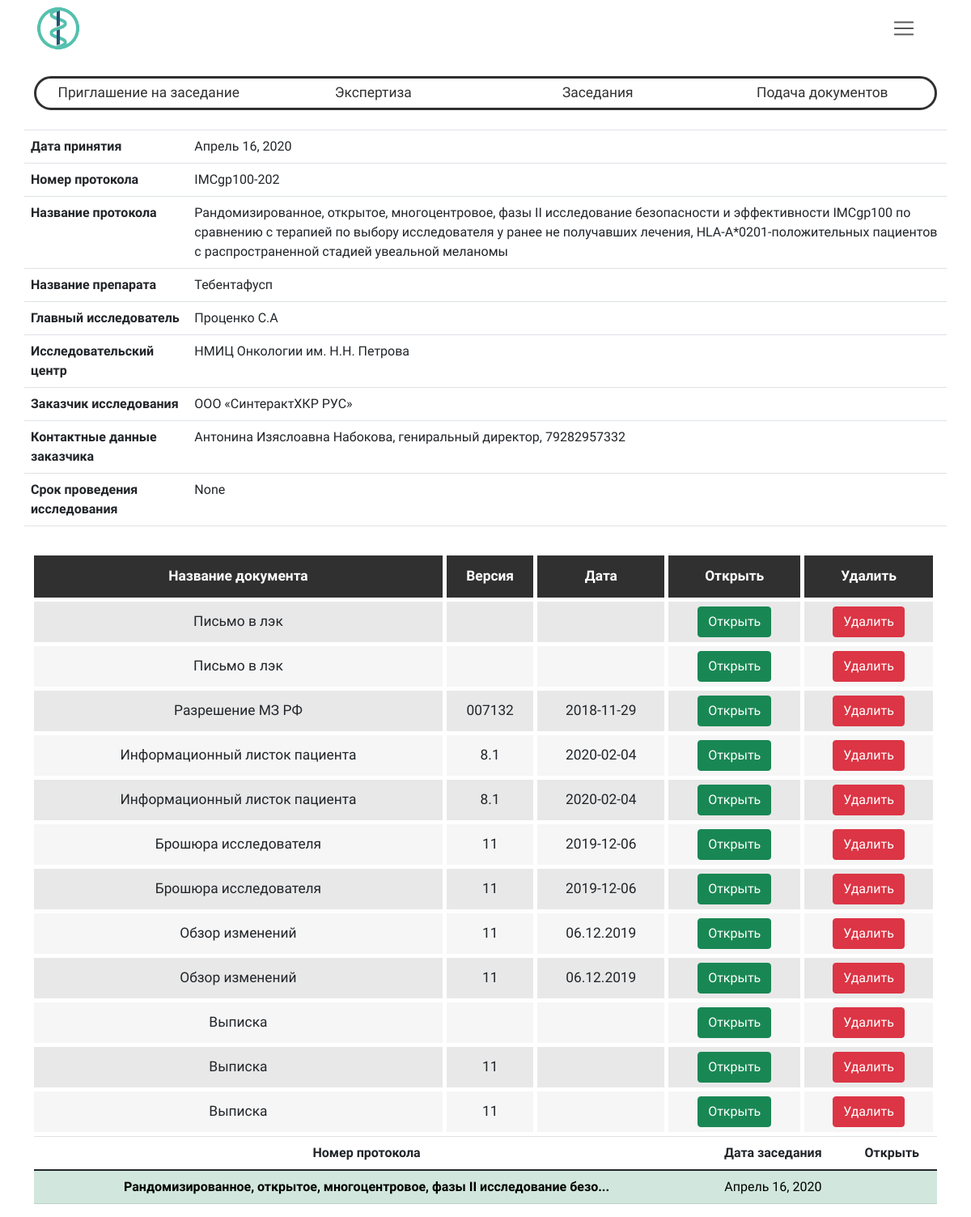
The app's page /research/WatchResearch/396/, older data.
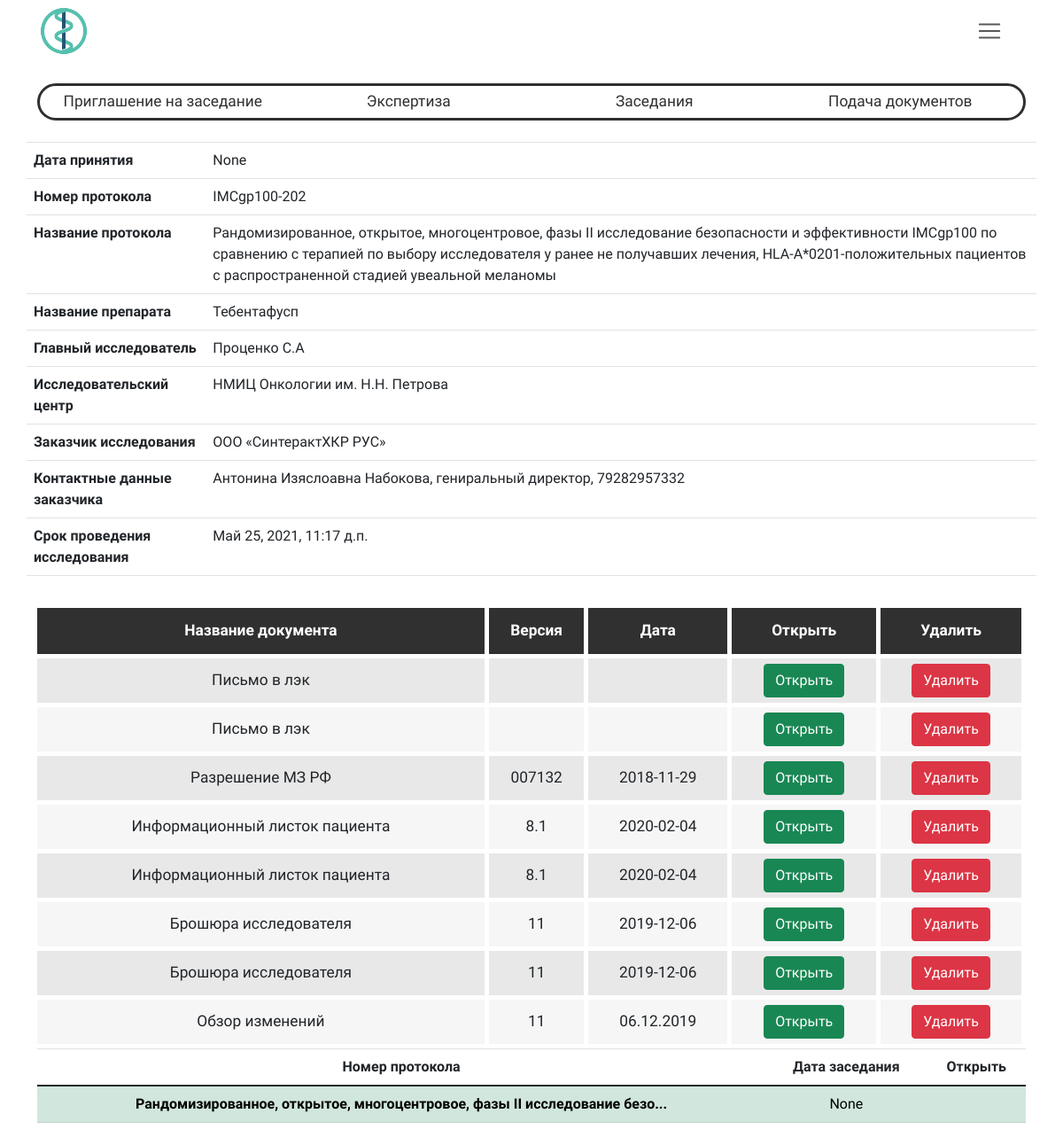
The same page, newer data.
### researchManager/models.py (models this page shows, shortened)
class Research(models.Model):
    type = models.CharField("Тип исследования", max_length=50, null=True, blank=True)
    type_request = models.CharField("Тип заявки", max_length=50, null=True, blank=True)
    owner = models.ForeignKey(settings.AUTH_USER_MODEL, on_delete=models.CASCADE, null=True, blank=True)
    identityCode = models.CharField("Код исследования", max_length=50, null=True, blank=True)
    date_accepted = models.DateField("Дата одобрения", blank=True, null=True, default="2021-05-05")
    date_created = models.DateTimeField("Дата загрузки в систему", auto_now_add=True, null=True, blank=True)
    protocol_number = models.CharField("Номер протокола", max_length=50, null=True, blank=True)
    protocol_name = models.CharField("Название протокола", max_length=500, null=True, blank=True)
    work_name = models.CharField("Название работы", max_length=500, null=True, blank=True)
    division = models.CharField("Подразделение", max_length=500, null=True, blank=True)
    executor = models.CharField("Исполнитель", max_length=500, null=True, blank=True)
    specialization = models.CharField("Специализация", max_length=500, null=True, blank=True)
    managers = models.CharField("Менеджеры", max_length=500, null=True, blank=True)
    name_research = models.CharField("Название исследования", max_length=500, null=True, blank=True)
    drug_name = models.CharField("Название препарата", max_length=500, null=True, blank=True)
    main_researcher = models.CharField("Главный исследователь", max_length=500, null=True, blank=True)
    research_center = models.CharField("Исследовательский центр", max_length=500, null=True, blank=True)
    customer = models.CharField("Заказчик", max_length=500, null=True, blank=True)
    customer_contacts = models.CharField("Контактные данные заказчика", max_length=500, null=True, blank=True)
    duration = models.CharField("Дата окончания исследования", null=True, blank=True,  max_length=150)
    version = models.IntegerField("Версия", null=True, blank=True)
    addedOnMeeting = models.BooleanField("Добавленно на заседании", default=False)
    class Meta:
        verbose_name = "Исследование"
        verbose_name_plural = "Исследования"
    def __str__(self):
        MAX_LENGTH = 70
        if self.type == "clinicalResearch":
            name = self.protocol_name
        if self.type == "preclinicalResearch":
            name = self.work_name
        if self.type == "initiativeResearch":
            name = self.name_research
        if self.type == "dissertationWorksList":
            name = self.work_name
        if len(name) > MAX_LENGTH:
            return name[:MAX_LENGTH] + '...'
        else:
            return name

class Files(models.Model):
    name = models.CharField("Название документа", max_length=150)
    version = models.CharField("Версия документа", max_length=50, null=True, blank=True)
    date = models.CharField("Дата документа", max_length=50, null=True, blank=True)
    file = models.FileField("Путь к файлу")
    research = models.ForeignKey(Research, on_delete=models.CASCADE, related_name='research_id')

### researchManager/views.py (the view)
# urls.py: path("WatchResearch/<int:researchId>/", views.WatchResearch.getResearch, name="watchResearch"),
    def getResearch(request, researchId):
        if request.POST:
            Files.objects.get(id=request.POST.get("idFile")).delete()
        research, filesList, history = getResearchHistory(researchId)
        return render(request, "research/research.html", {
            'research': research,
            'filesList': filesList,
            'history': history,
        })

### researchManager/functions/loadResearch.py (called while the page is built)
def getResearchHistory(researchId):
    research = Research.objects.get(id=researchId)
    filesList = Files.objects.filter(research=research)
    history = []
    relatedResearchs = Research.objects.filter(identityCode=research.identityCode).order_by('-date_accepted')
    for historyResearch in relatedResearchs:
        historyFiles = Files.objects.filter(research=research)
        history.append({"historyResearch": historyResearch, "historyFiles": historyFiles})
    return research, filesList, history

### researchManager/templates/research/research.html (shortened to what this page needs)
{% extends "base.html" %}
{% block content %}
{% if research.type == "clinicalResearch" %}
  {% include "research/watchResearch/clinicalResearch.html" %}
{% endif %}
{% if filesList %}
  <div class="col-12 text-center">
    <table style="font-size:13pt; width:100%" class="custom_table">
      <thead>
        <tr>
          <th scope="col">Название документа</th>
          <th scope="col">Версия</th>
          <th scope="col">Дата</th>
          <th scope="col">Открыть</th>
          <th scope="col">Удалить</th>
        </tr>
      </thead>
      <tbody>
        {% for file in filesList %}
        <tr>
          <td>{{ file.name }}</td>
          <td>{{ file.version }} </td>
          <td>{{ file.date }} </td>
          <form method="POST">
            <td><a class="btn btn-success" href="{{ file.file.url }}" target="_blank">Открыть</a></td>
            <td><button class="btn btn-danger" type="submit" name="idFile" value='{{ file.id }}'>Удалить</button></td>
          </tr>
        {% endfor %}
      </tbody>
    </table>
  </div>
{% endif %}
<div class="col-12 text-center">
  <table class="table" >
    <thead>
      <tr >
        <th scope="col">Номер протокола</th>
        <th scope="col">Дата заседания</th>
        <th scope="col">Открыть</th>
      </tr>
    </thead>
    <tbody>
      {% for relatedResearch in history %}
        {% if relatedResearch.historyResearch == research %}
          <tr class="table-success">
        {% else %}
          <tr>
        {% endif %}
          <th scope="row">{{relatedResearch.historyResearch}}</th>
          <td>{{relatedResearch.historyResearch.date_accepted}}</td>
          <td>
          </td>
        </tr>
        {% endfor %}
      </tbody>
    </table>
  </div>
</div>
{% endblock %}

### researchManager/templates/research/watchResearch/clinicalResearch.html (shortened to what this page needs)
 <table class="table">
      <tbody>
        <tr>
          <th>Дата принятия</th>
          <td>{{ research.date_accepted }}</td>
        </tr>
        <tr>
          <th>Номер протокола</th>
          <td>{{ research.protocol_number }}</td>
        </tr>
        <tr>
          <th>Название протокола</th>
          <td>{{ research.protocol_name }}</td>
        </tr>
        <tr>
          <th>Название препарата</th>
          <td>{{ research.drug_name }}</td>
        </tr>
        <tr>
          <th>Главный исследователь</th>
          <td>{{ research.main_researcher }}</td>
        </tr>
        <tr>
          <th>Исследовательский центр</th>
          <td>{{ research.research_center }}</td>
        </tr>
        <tr>
        <th>Заказчик исследования</th>
          <td>{{ research.customer }}</td>
        </tr>
        <tr>
        <th>Контактные данные заказчика</th>
          <td>{{ research.customer_contacts }}</td>
        </tr>
        <th>Срок проведения исследования</th>
          <td>{{ research.duration }}</td>
      </tbody>
    </table>

Row changes from the older to the newer data that the page shows:
removed Files: name "Обзор изменений", version "11", date "06.12.2019", {{ file.id }} 116 (drawn)
removed Files: name "Выписка", {{ file.id }} 117 (drawn)
removed Files: name "Выписка", version "11", {{ file.id }} 118 (drawn)
removed Files: name "Выписка", version "11", {{ file.id }} 119 (drawn)
changed Research "None": date_accepted "Апрель 16, 2020" → "None"; duration "None" → "Май 25, 2021, 11:17 д.п."; historyResearch.date_accepted "Апрель 16, 2020" → "None"
